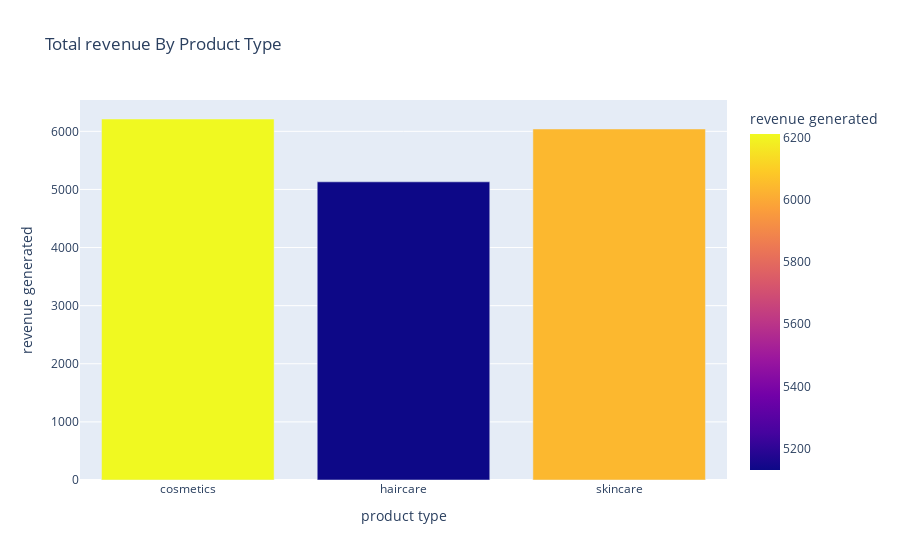

Notebook source saved alongside this figure:
### Code cell
plot2 = df.groupby('product type')['revenue generated'].mean().reset_index()
plot2 = px.bar(plot2,x='product type',
               y='revenue generated',
               color='revenue generated',title='Total revenue By Product Type')
plot2

### Figure 1 — Plotly figure (JSON) as saved in the notebook; plotly's stock layout.template omitted (floating-point values rounded to 4 significant figures)
{"data": [{"alignmentgroup": "True", "hovertemplate": "product type=%{x}<br>revenue generated=%{marker.color}<extra></extra>", "legendgroup": "", "marker": {"color": [6212.0, 5131.0, 6041.0], "coloraxis": "coloraxis", "pattern": {"shape": ""}}, "name": "", "offsetgroup": "", "orientation": "v", "showlegend": false, "textposition": "auto", "type": "bar", "x": ["cosmetics", "haircare", "skincare"], "xaxis": "x", "y": [6212.0, 5131.0, 6041.0], "yaxis": "y"}], "layout": {"barmode": "relative", "coloraxis": {"colorbar": {"title": {"text": "revenue generated"}}, "colorscale": [[0, "#0d0887"], [0.1111, "#46039f"], [0.2222, "#7201a8"], [0.3333, "#9c179e"], [0.4444, "#bd3786"], [0.5556, "#d8576b"], [0.6667, "#ed7953"], [0.7778, "#fb9f3a"], [0.8889, "#fdca26"], [1, "#f0f921"]]}, "legend": {"tracegroupgap": 0}, "title": {"text": "Total revenue By Product Type"}, "xaxis": {"anchor": "y", "domain": [0, 1], "title": {"text": "product type"}}, "yaxis": {"anchor": "x", "domain": [0, 1], "title": {"text": "revenue generated"}}}}
